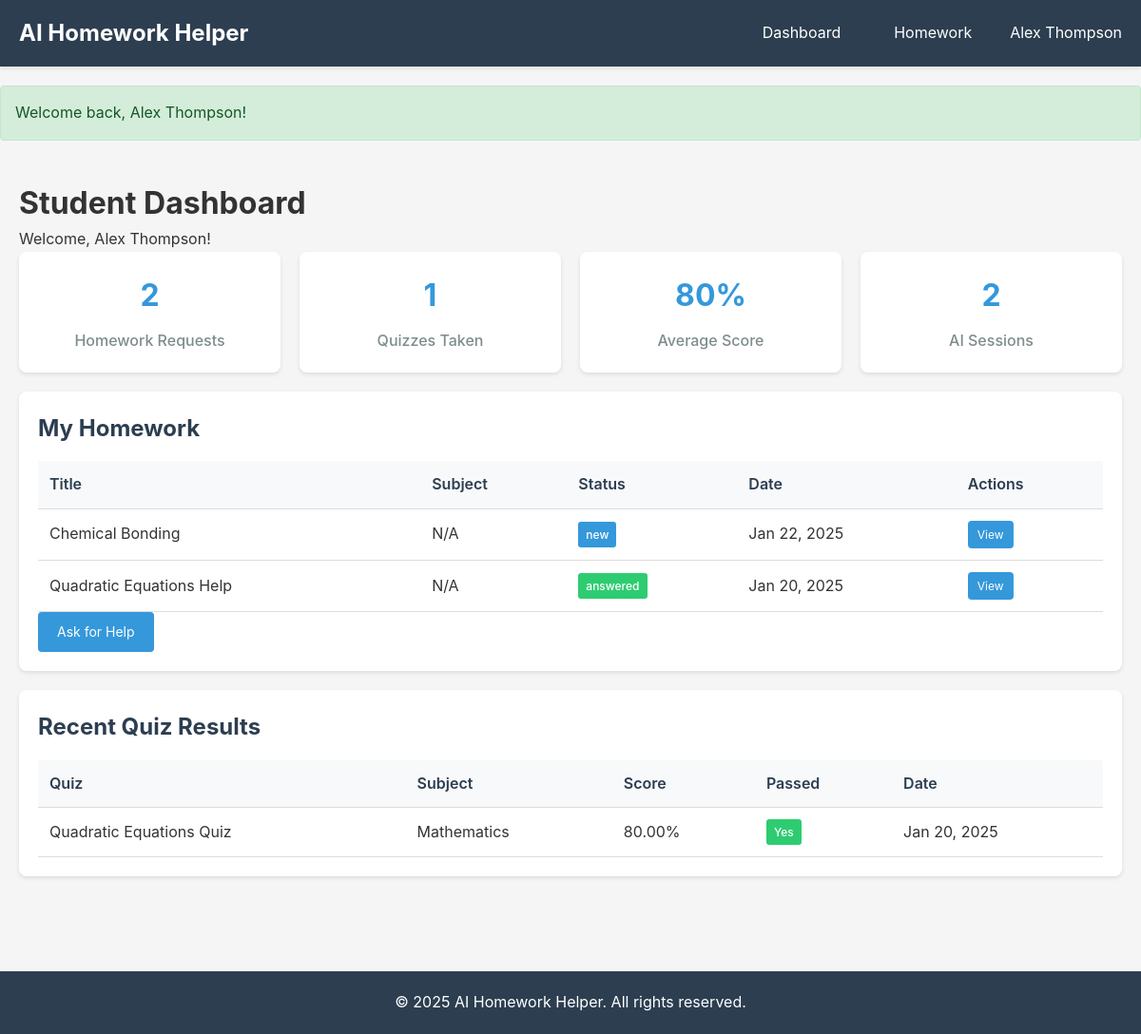
The app's page /dashboard (signed in) with its own data.
### tables this page shows
CREATE TABLE `students` (
  `id` INT(11) UNSIGNED NOT NULL AUTO_INCREMENT,
  `tenant_id` INT(11) UNSIGNED NOT NULL,
  `user_id` INT(11) UNSIGNED NULL,
  `class_id` INT(11) UNSIGNED NULL,
  `name` VARCHAR(255) NOT NULL,
  `email` VARCHAR(255) NULL,
  `grade_level` VARCHAR(50) NULL,
  `parent_name` VARCHAR(255) NULL,
  `parent_email` VARCHAR(255) NULL,
  `parent_phone` VARCHAR(50) NULL,
  `avatar` VARCHAR(255) NULL,
  `status` ENUM('active', 'inactive') NOT NULL DEFAULT 'active',
  `created_at` DATETIME NOT NULL DEFAULT CURRENT_TIMESTAMP,
  `updated_at` DATETIME NULL ON UPDATE CURRENT_TIMESTAMP,
  PRIMARY KEY (`id`),
  KEY `tenant_id` (`tenant_id`),
  KEY `user_id` (`user_id`),
  KEY `class_id` (`class_id`),
  KEY `status` (`status`),
  FOREIGN KEY (`tenant_id`) REFERENCES `tenants` (`id`) ON DELETE CASCADE,
  FOREIGN KEY (`user_id`) REFERENCES `users` (`id`) ON DELETE SET NULL,
  FOREIGN KEY (`class_id`) REFERENCES `classes` (`id`) ON DELETE SET NULL
);

CREATE TABLE `homework` (
  `id` INT(11) UNSIGNED NOT NULL AUTO_INCREMENT,
  `tenant_id` INT(11) UNSIGNED NOT NULL,
  `student_id` INT(11) UNSIGNED NOT NULL,
  `subject_id` INT(11) UNSIGNED NOT NULL,
  `class_id` INT(11) UNSIGNED NULL,
  `title` VARCHAR(255) NOT NULL,
  `description` TEXT NOT NULL,
  `image` VARCHAR(255) NULL,
  `deadline` DATETIME NULL,
  `status` ENUM('new', 'in_progress', 'answered', 'reviewed', 'closed') NOT NULL DEFAULT 'new',
  `priority` ENUM('low', 'medium', 'high') NOT NULL DEFAULT 'medium',
  `created_by` INT(11) UNSIGNED NULL,
  `created_at` DATETIME NOT NULL DEFAULT CURRENT_TIMESTAMP,
  `updated_at` DATETIME NULL ON UPDATE CURRENT_TIMESTAMP,
  PRIMARY KEY (`id`),
  KEY `tenant_id` (`tenant_id`),
  KEY `student_id` (`student_id`),
  KEY `subject_id` (`subject_id`),
  KEY `class_id` (`class_id`),
  KEY `status` (`status`),
  KEY `created_at` (`created_at`),
  FOREIGN KEY (`tenant_id`) REFERENCES `tenants` (`id`) ON DELETE CASCADE,
  FOREIGN KEY (`student_id`) REFERENCES `students` (`id`) ON DELETE CASCADE,
  FOREIGN KEY (`subject_id`) REFERENCES `subjects` (`id`),
  FOREIGN KEY (`class_id`) REFERENCES `classes` (`id`) ON DELETE SET NULL,
  FOREIGN KEY (`created_by`) REFERENCES `users` (`id`) ON DELETE SET NULL
);

CREATE TABLE `quiz_results` (
  `id` INT(11) UNSIGNED NOT NULL AUTO_INCREMENT,
  `tenant_id` INT(11) UNSIGNED NOT NULL,
  `quiz_id` INT(11) UNSIGNED NOT NULL,
  `student_id` INT(11) UNSIGNED NOT NULL,
  `score` DECIMAL(5,2) NOT NULL,
  `total_points` INT(11) NOT NULL,
  `earned_points` INT(11) NOT NULL,
  `answers` TEXT NOT NULL,
  `started_at` DATETIME NOT NULL,
  `completed_at` DATETIME NOT NULL,
  `time_taken_seconds` INT(11) NOT NULL,
  `passed` TINYINT(1) NOT NULL DEFAULT 0,
  `created_at` DATETIME NOT NULL DEFAULT CURRENT_TIMESTAMP,
  PRIMARY KEY (`id`),
  KEY `tenant_id` (`tenant_id`),
  KEY `quiz_id` (`quiz_id`),
  KEY `student_id` (`student_id`),
  FOREIGN KEY (`tenant_id`) REFERENCES `tenants` (`id`) ON DELETE CASCADE,
  FOREIGN KEY (`quiz_id`) REFERENCES `quizzes` (`id`) ON DELETE CASCADE,
  FOREIGN KEY (`student_id`) REFERENCES `students` (`id`) ON DELETE CASCADE
);

CREATE TABLE `quizzes` (
  `id` INT(11) UNSIGNED NOT NULL AUTO_INCREMENT,
  `tenant_id` INT(11) UNSIGNED NOT NULL,
  `subject_id` INT(11) UNSIGNED NOT NULL,
  `student_id` INT(11) UNSIGNED NULL,
  `class_id` INT(11) UNSIGNED NULL,
  `title` VARCHAR(255) NOT NULL,
  `description` TEXT NULL,
  `difficulty` ENUM('easy', 'medium', 'hard') NOT NULL DEFAULT 'medium',
  `total_questions` INT(11) NOT NULL DEFAULT 0,
  `passing_score` INT(11) NOT NULL DEFAULT 70,
  `time_limit_minutes` INT(11) NULL,
  `created_by` INT(11) UNSIGNED NULL,
  `created_at` DATETIME NOT NULL DEFAULT CURRENT_TIMESTAMP,
  `updated_at` DATETIME NULL ON UPDATE CURRENT_TIMESTAMP,
  PRIMARY KEY (`id`),
  KEY `tenant_id` (`tenant_id`),
  KEY `subject_id` (`subject_id`),
  KEY `student_id` (`student_id`),
  KEY `class_id` (`class_id`),
  FOREIGN KEY (`tenant_id`) REFERENCES `tenants` (`id`) ON DELETE CASCADE,
  FOREIGN KEY (`subject_id`) REFERENCES `subjects` (`id`),
  FOREIGN KEY (`student_id`) REFERENCES `students` (`id`) ON DELETE SET NULL,
  FOREIGN KEY (`class_id`) REFERENCES `classes` (`id`) ON DELETE SET NULL,
  FOREIGN KEY (`created_by`) REFERENCES `users` (`id`) ON DELETE SET NULL
);

CREATE TABLE `subjects` (
  `id` INT(11) UNSIGNED NOT NULL AUTO_INCREMENT,
  `tenant_id` INT(11) UNSIGNED NOT NULL,
  `name` VARCHAR(255) NOT NULL,
  `code` VARCHAR(50) NULL,
  `description` TEXT NULL,
  `status` ENUM('active', 'inactive') NOT NULL DEFAULT 'active',
  `created_at` DATETIME NOT NULL DEFAULT CURRENT_TIMESTAMP,
  `updated_at` DATETIME NULL ON UPDATE CURRENT_TIMESTAMP,
  PRIMARY KEY (`id`),
  KEY `tenant_id` (`tenant_id`),
  KEY `status` (`status`),
  FOREIGN KEY (`tenant_id`) REFERENCES `tenants` (`id`) ON DELETE CASCADE
);

### app/views/dashboard/student.php (the view)
<?php require __DIR__ . '/../layouts/header.php'; ?>
<div class="container">
    <h1>Student Dashboard</h1>
    <p>Welcome, <?php echo htmlspecialchars($student['name']); ?>!</p>
    <div class="card-grid">
        <div class="stat-card">
            <h3><?php echo $stats['homework_count']; ?></h3>
            <p>Homework Requests</p>
        </div>
        <div class="stat-card">
            <h3><?php echo $stats['quizzes_taken']; ?></h3>
            <p>Quizzes Taken</p>
        </div>
        <div class="stat-card">
            <h3><?php echo $stats['average_score']; ?>%</h3>
            <p>Average Score</p>
        </div>
        <div class="stat-card">
            <h3><?php echo $stats['ai_sessions']; ?></h3>
            <p>AI Sessions</p>
        </div>
    </div>
    <div class="card">
        <h2>My Homework</h2>
        <?php if (!empty($my_homework)): ?>
            <table class="table">
                <thead>
                    <tr>
                        <th>Title</th>
                        <th>Subject</th>
                        <th>Status</th>
                        <th>Date</th>
                        <th>Actions</th>
                    </tr>
                </thead>
                <tbody>
                    <?php foreach ($my_homework as $hw): ?>
                        <tr>
                            <td><?php echo htmlspecialchars($hw['title']); ?></td>
                            <td><?php echo htmlspecialchars($hw['subject_name'] ?? 'N/A'); ?></td>
                            <td><span class="badge badge-<?php echo $hw['status']; ?>"><?php echo $hw['status']; ?></span></td>
                            <td><?php echo date('M d, Y', strtotime($hw['created_at'])); ?></td>
                            <td><a href="/homework/<?php echo $hw['id']; ?>" class="btn btn-sm">View</a></td>
                        </tr>
                    <?php endforeach; ?>
                </tbody>
            </table>
        <?php else: ?>
            <p>No homework requests yet.</p>
        <?php endif; ?>
        <a href="/homework/create" class="btn btn-primary">Ask for Help</a>
    </div>
    <?php if (!empty($quiz_results)): ?>
        <div class="card">
            <h2>Recent Quiz Results</h2>
            <table class="table">
                <thead>
                    <tr>
                        <th>Quiz</th>
                        <th>Subject</th>
                        <th>Score</th>
                        <th>Passed</th>
                        <th>Date</th>
                    </tr>
                </thead>
                <tbody>
                    <?php foreach (array_slice($quiz_results, 0, 5) as $result): ?>
                        <tr>
                            <td><?php echo htmlspecialchars($result['quiz_title']); ?></td>
                            <td><?php echo htmlspecialchars($result['subject_name']); ?></td>
                            <td><?php echo $result['score']; ?>%</td>
                            <td><span class="badge badge-<?php echo $result['passed'] ? 'success' : 'danger'; ?>">
                                <?php echo $result['passed'] ? 'Yes' : 'No'; ?>
                            </span></td>
                            <td><?php echo date('M d, Y', strtotime($result['completed_at'])); ?></td>
                        </tr>
                    <?php endforeach; ?>
                </tbody>
            </table>
        </div>
    <?php endif; ?>
</div>
<?php require __DIR__ . '/../layouts/footer.php'; ?>

### app/views/layouts/header.php (shortened to what the rows shown need)
<!DOCTYPE html>
<html lang="en">
<head>
    <link rel="stylesheet" href="/css/style.css">
</head>
<body>
    <?php if (Auth::check()): ?>
    <nav class="navbar">
        <div class="nav-container">
            <a href="/dashboard" class="nav-brand">AI Homework Helper</a>
            <ul class="nav-menu">
                <li><a href="/dashboard">Dashboard</a></li>
                <li><a href="/homework">Homework</a></li>
                <li class="nav-user">
                    <span><?php echo htmlspecialchars(Auth::user()['name']); ?></span>
                </li>
            </ul>
        </div>
    </nav>
    <?php endif; ?>
    <main class="main-content">
        <?php
        $flash = View::flash();
        if (!empty($flash)):
            foreach ($flash as $type => $message):
        ?>
            <div class="alert alert-<?php echo $type; ?>">
                <?php echo htmlspecialchars($message); ?>
            </div>
        <?php
            endforeach;
        endif;
        ?>

### records on screen
students: name "Alex Thompson"
homework: title "Chemical Bonding", subject_name "N/A", status "new", created_at "Jan 22, 2025"
homework: title "Quadratic Equations Help", subject_name "N/A", status "answered", created_at "Jan 20, 2025"
quiz_results: quiz.title "Quadratic Equations Quiz", subjects.name "Mathematics", score "80.00", passed "Yes", completed_at "Jan 20, 2025"

### other values on screen
$message "Welcome back, Alex Thompson!"
$stats['homework_count'] "2"
$stats['quizzes_taken'] "1"
$stats['average_score'] "80"
$stats['ai_sessions'] "2"
